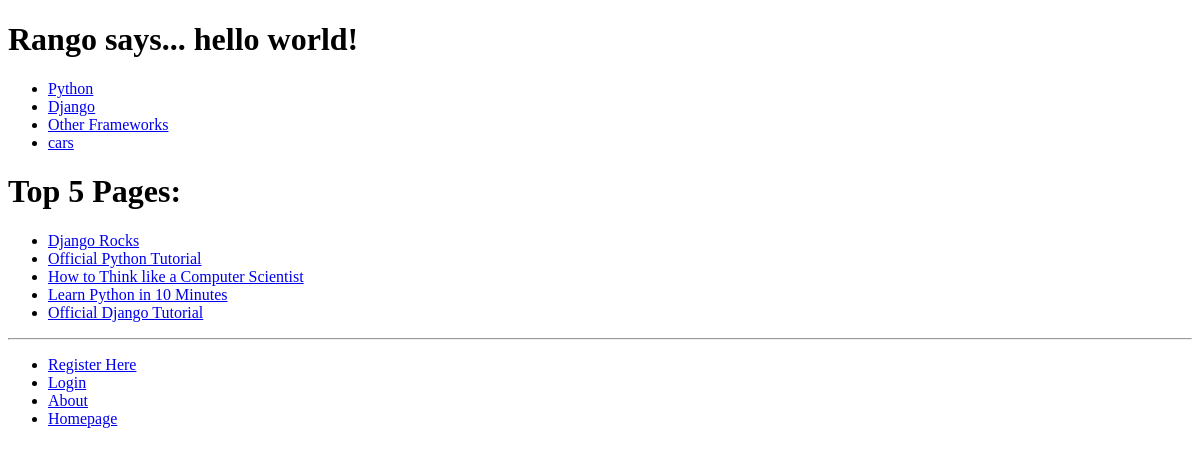
The page /rango/ on the database as committed earlier.
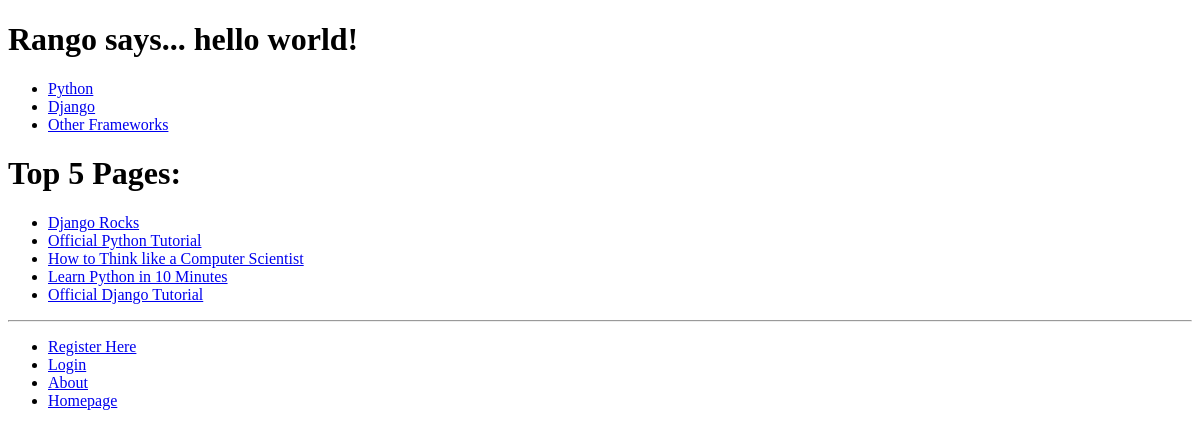
The same page on the database as committed later.
### rango/models.py (models this page shows, shortened)
class Category(models.Model):
    name = models.CharField(max_length=128, unique=True)
    views = models.IntegerField(default=0)
    likes = models.IntegerField(default=0)
    slug  = models.SlugField()
    class Meta :
        verbose_name_plural = 'Categories'

class Page(models.Model):
    category = models.ForeignKey(Category)
    title = models.CharField(max_length=128)
    url = models.URLField()
    views = models.IntegerField(default = 0)

### rango/views.py (the view)
def index(request):
    context_dict = {}
    category_list = Category.objects.order_by('-likes')[:5]
    context_dict['categories'] = category_list
    pageviews_list = Page.objects.order_by('-views')[:5]
    context_dict['pageviews_list'] = pageviews_list
    return render(request, 'rango/index.html', context_dict)

### templates/rango/index.html
{% extends 'base.html' %}
{% block body_block %}
    {% if user.is_authenticated %}
		<h1>Rango says... hello {{ user.username }}!</h1>
	{% else %}
		<h1>Rango says... hello world!</h1>
	{% endif %}
        {% if categories %}
            <ul>
                {% for category in categories %}
                <li><a href="{% url 'category' category.slug %}">{{ category.name }}</a></li>
                {% endfor %}
            </ul>
        {% else %}
            <strong>There are no categories present.</strong>
        {% endif %}
        <h1>Top 5 Pages:</h1>
        {% if pageviews_list %}
            <ul>
                {% for page in pageviews_list %}
                  <li><a href="{{ page.url }}">{{ page.title }}</a></li>
                {% endfor %}
            </ul>
        {% else %}
            <strong>There are no Pages present.</strong>
        {% endif %}
{% endblock %}

Rows that differ between the two databases and show on the page:
removed Category: name "cars"
